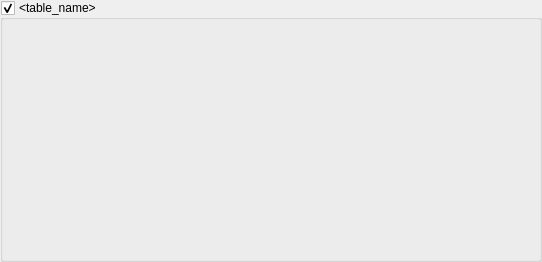
<?xml version="1.0" encoding="UTF-8"?>
<ui version="4.0">
 <class>TableRelationWidget</class>
 <widget class="QWidget" name="TableRelationWidget">
  <property name="geometry">
   <rect>
    <x>0</x>
    <y>0</y>
    <width>542</width>
    <height>262</height>
   </rect>
  </property>
  <property name="windowTitle">
   <string>Form</string>
  </property>
  <layout class="QGridLayout" name="gridLayout_2">
   <property name="leftMargin">
    <number>0</number>
   </property>
   <property name="topMargin">
    <number>0</number>
   </property>
   <property name="rightMargin">
    <number>0</number>
   </property>
   <property name="bottomMargin">
    <number>0</number>
   </property>
   <item row="0" column="0">
    <widget class="QgsCollapsibleGroupBox" name="grp_table">
     <property name="toolTipDuration">
      <number>-5</number>
     </property>
     <property name="title">
      <string>&lt;table_name&gt;</string>
     </property>
     <property name="checkable">
      <bool>true</bool>
     </property>
     <property name="collapsed">
      <bool>false</bool>
     </property>
     <layout class="QGridLayout" name="gridLayout">
      <item row="0" column="0" colspan="2">
       <widget class="SldSelectionWidget" name="wdg_stl_file" native="true"/>
      </item>
     </layout>
    </widget>
   </item>
  </layout>
 </widget>
 <customwidgets>
  <customwidget>
   <class>QgsCollapsibleGroupBox</class>
   <extends>QGroupBox</extends>
   <header>qgscollapsiblegroupbox.h</header>
   <container>1</container>
  </customwidget>
  <customwidget>
   <class>SldSelectionWidget</class>
   <extends>QWidget</extends>
   <header>geoplateforme.gui.styles.wdg_sld_selection</header>
   <container>1</container>
  </customwidget>
 </customwidgets>
 <resources/>
 <connections/>
</ui>
